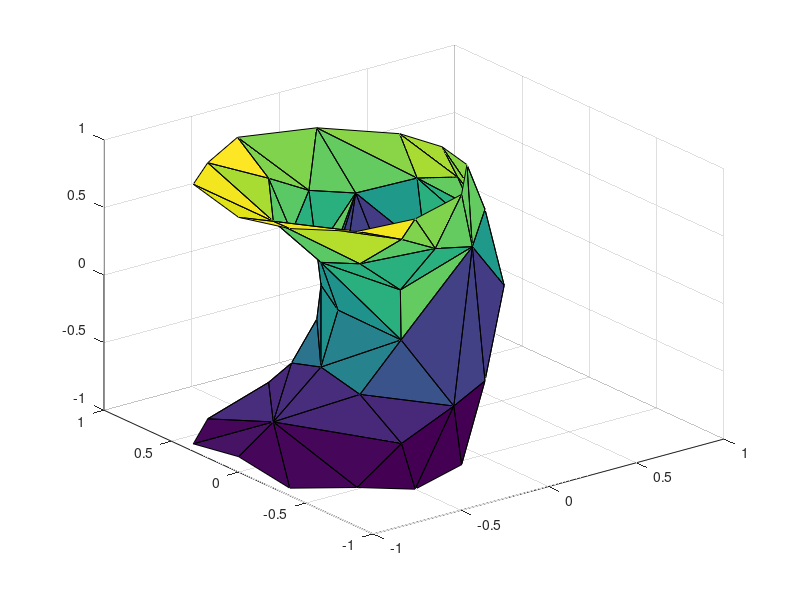

Write MATLAB code to recreate this figure.
% generate a shape for import to VNE
% create it as a levelset f(x,y,z) = 0

[xx,yy,zz] = meshgrid(-1:.25:1,-1:.25:1,-1:.25:1);

fxyz = xx.^2+yy.^2+xx.*zz.^2 - 0.2;

% get faces and vertices
[f,v] = isosurface(xx,yy,zz,fxyz,0.0); 
[nf,nv] = reducepatch(f,v,100);
n = isonormals(xx,yy,zz,fxyz,nv)

trisurf(nf,nv(:,1),nv(:,2),nv(:,3))

csvwrite('faces5.dat',nf);
csvwrite('verts5.dat',nv);
csvwrite('norms5.dat',n);